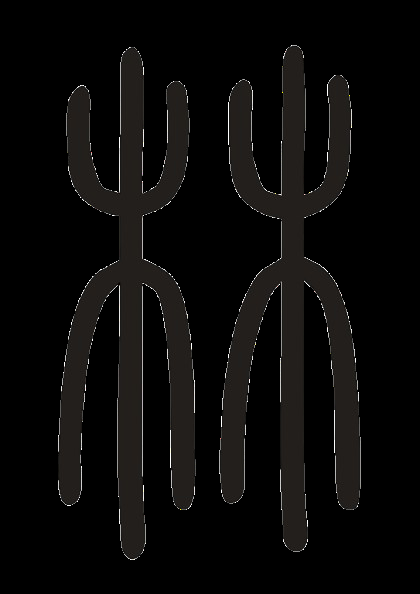
#> input picture Fake_kfs.png, 420 x 594 px, found by its file name
$ python fix_alpha.py
#> lines starting #> are read from the running program, lines starting #| are printed output that depends on the picture; after the words box and inside, x2 and y2 are one past the last pixel; in counts of white or black regions, pixels touching at a corner belong together
import cv2
import numpy as np

img_path = '/home/sanket/robocon/models/box_custom/materials/textures/fake_kfs.png'
img = cv2.imread(img_path, cv2.IMREAD_UNCHANGED)
#> img is the input picture: shape (594, 420, 4); mean B, G, R, A 8.8, 9.6, 10.4, 57.7

if img is not None:
    if img.shape[2] == 4:
        print("Image has alpha channel. Removing it.")
        trans_mask = img[:,:,3] == 0
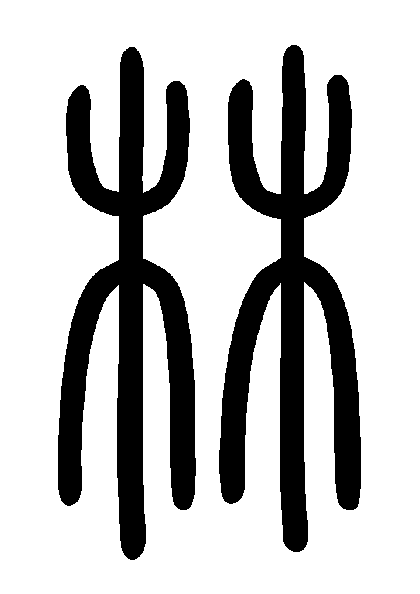
#> trans_mask: shape (594, 420) bool; 75.5% white; 2 black regions, box (x1, y1, x2, y2) and area: (219, 45, 361, 552) 30624, (58, 47, 196, 560) 30586
        img[trans_mask] = [255, 255, 255, 255]
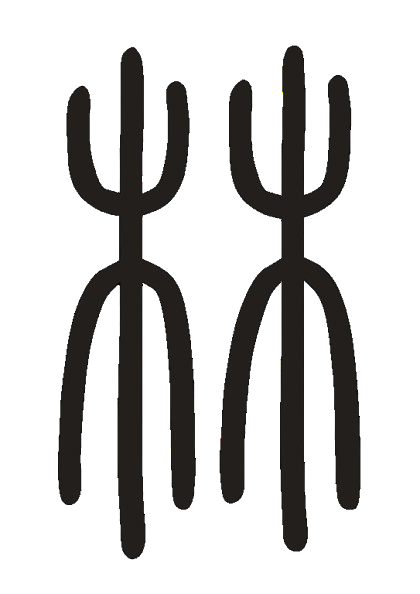
#> img: shape (594, 420, 4); mean B, G, R, A 201.3, 202, 202.9, 250.1
        img = cv2.cvtColor(img, cv2.COLOR_BGRA2BGR)
#> img: shape (594, 420, 3)
        cv2.imwrite(img_path, img)
        print("Saved as RGB.")
    else:
        print("Image is already RGB.")
else:
    print("Could not read image.")
